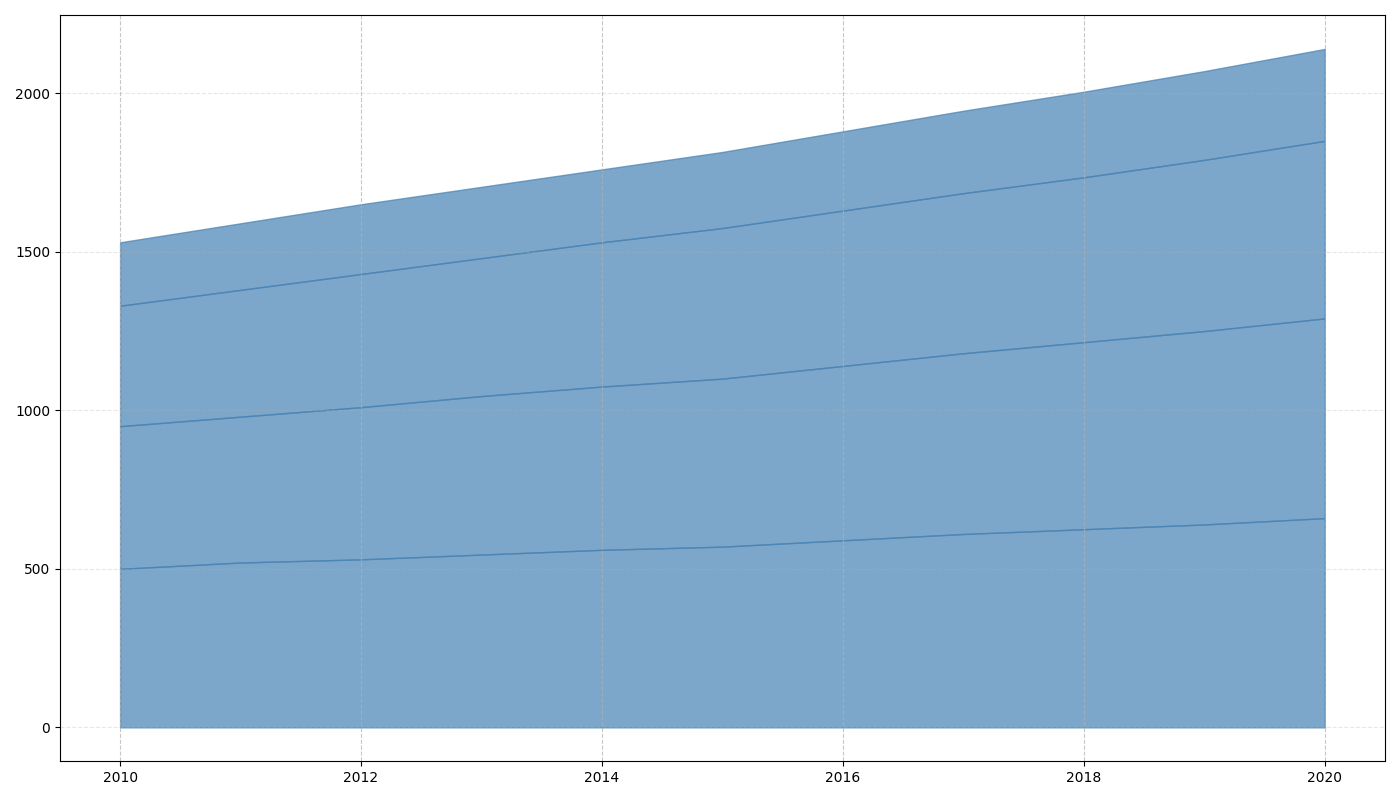

The script that drew this image:
import matplotlib.pyplot as plt
import numpy as np

years = np.arange(2010, 2021)

# Simulated data for different types of crops (in thousand tonnes)
wheat_harvest = np.array([500, 520, 530, 545, 560, 570, 590, 610, 625, 640, 660])
corn_harvest = np.array([450, 460, 480, 500, 515, 530, 550, 570, 590, 610, 630])
rice_harvest = np.array([380, 400, 420, 435, 455, 475, 490, 505, 520, 540, 560])
barley_harvest = np.array([200, 210, 220, 225, 230, 240, 250, 260, 270, 280, 290])

fig, ax = plt.subplots(figsize=(14, 8))

color = 'steelblue'

ax.fill_between(years, 0, wheat_harvest, color=color, alpha=0.7)
ax.fill_between(years, wheat_harvest, wheat_harvest + corn_harvest, color=color, alpha=0.7)
ax.fill_between(years, wheat_harvest + corn_harvest, wheat_harvest + corn_harvest + rice_harvest, color=color, alpha=0.7)
ax.fill_between(years, wheat_harvest + corn_harvest + rice_harvest, 
                wheat_harvest + corn_harvest + rice_harvest + barley_harvest, 
                color=color, alpha=0.7)

plt.grid(axis='x', linestyle='--', alpha=0.7)
plt.grid(axis='y', linestyle='--', alpha=0.3)

plt.tight_layout()

plt.show()
